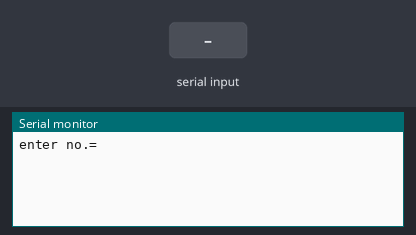
Recording of a sketch running on a simulated Arduino Uno, built with avr-gcc and run on an emulated ATmega328P. Shown: the last lines printed to the serial monitor. Inputs (shaded band) come from the test bench.

Above: at 1.2 s.
1.3 s: "90,45\n" received over Serial
At 1.62 s:
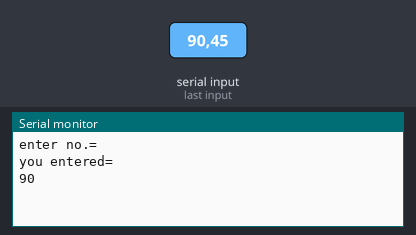
2.8 s: "30,150\n" received over Serial
At 3.12 s:
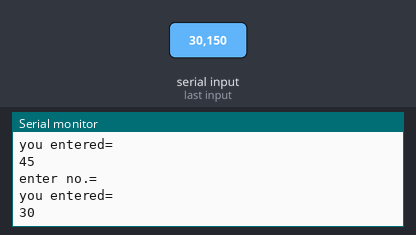
Timing chart, 0 to 5.8 s (numbered marks = the images above; inputs shaded):
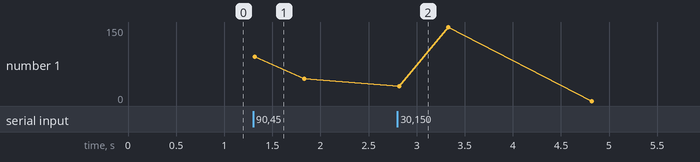

Measured:
- after the input at 1.3 s, the serial monitor: prints a new line at once (image 1)
- after the input at 2.8 s, the serial monitor: prints a new line at once (image 2)

The sketch:

serial_communication_2.ino
```cpp
void setup() {
  // put your setup code here, to run once:
  Serial.begin(9600);
  Serial.println("enter no.=");
}


void loop() {
  // put your main code here, to run repeatedly:
  while(Serial.available()>0){
    int k= Serial.parseInt();
    Serial.println("you entered=");
    Serial.println(k);
    delay(500);
    Serial.println("enter no.=");
  }
}
```
